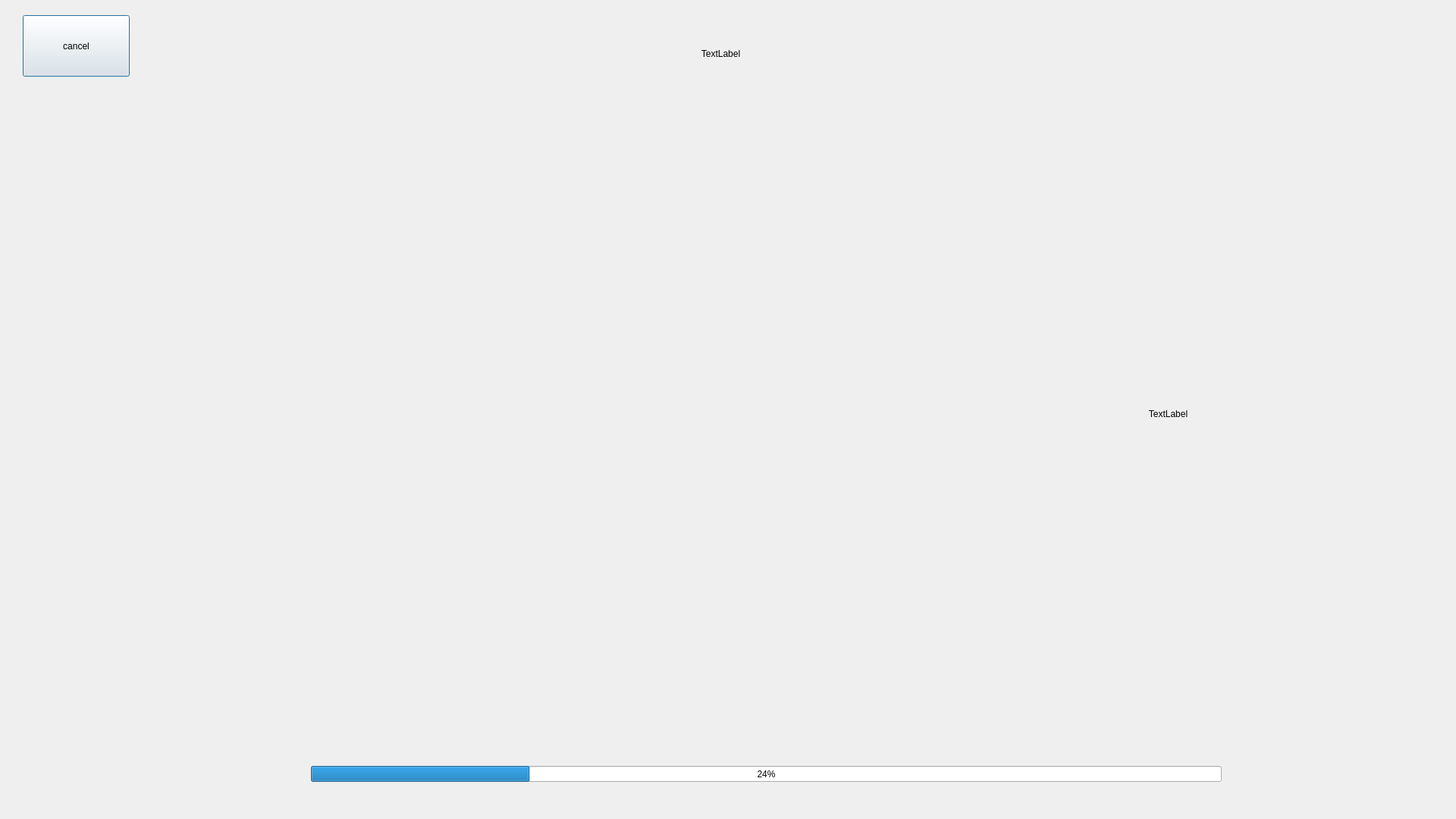
<?xml version="1.0" encoding="UTF-8"?>
<ui version="4.0">
 <class>Dialog</class>
 <widget class="QDialog" name="Dialog">
  <property name="geometry">
   <rect>
    <x>0</x>
    <y>0</y>
    <width>1920</width>
    <height>1080</height>
   </rect>
  </property>
  <property name="windowTitle">
   <string>Dialog</string>
  </property>
  <widget class="QLabel" name="label_title">
   <property name="geometry">
    <rect>
     <x>550</x>
     <y>30</y>
     <width>801</width>
     <height>81</height>
    </rect>
   </property>
   <property name="text">
    <string>TextLabel</string>
   </property>
   <property name="alignment">
    <set>Qt::AlignCenter</set>
   </property>
  </widget>
  <widget class="QProgressBar" name="progressBar">
   <property name="geometry">
    <rect>
     <x>410</x>
     <y>1010</y>
     <width>1201</width>
     <height>21</height>
    </rect>
   </property>
   <property name="value">
    <number>24</number>
   </property>
  </widget>
  <widget class="QLabel" name="label_drinkImage">
   <property name="geometry">
    <rect>
     <x>1270</x>
     <y>200</y>
     <width>541</width>
     <height>691</height>
    </rect>
   </property>
   <property name="text">
    <string>TextLabel</string>
   </property>
   <property name="alignment">
    <set>Qt::AlignCenter</set>
   </property>
  </widget>
  <widget class="QWidget" name="verticalLayoutWidget">
   <property name="geometry">
    <rect>
     <x>110</x>
     <y>240</y>
     <width>471</width>
     <height>471</height>
    </rect>
   </property>
   <layout class="QVBoxLayout" name="verticalLayout_waiting"/>
  </widget>
  <widget class="QPushButton" name="pushButton_return">
   <property name="geometry">
    <rect>
     <x>30</x>
     <y>20</y>
     <width>141</width>
     <height>81</height>
    </rect>
   </property>
   <property name="text">
    <string>cancel</string>
   </property>
  </widget>
  <widget class="QWidget" name="verticalLayoutWidget_2">
   <property name="geometry">
    <rect>
     <x>710</x>
     <y>240</y>
     <width>471</width>
     <height>471</height>
    </rect>
   </property>
   <layout class="QVBoxLayout" name="verticalLayout_done"/>
  </widget>
 </widget>
 <resources/>
 <connections/>
</ui>
